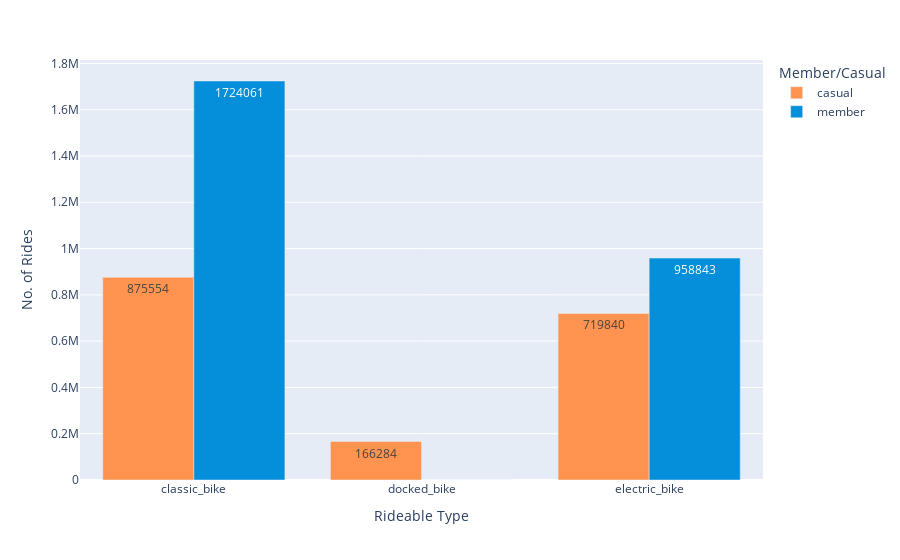

Write notebook code for a chart like this one.
### Code cell
df_pv3 = cyc_data_combined.groupby(['rideable_type', 'member_casual'], as_index=False).count()

fig_2 = px.bar(df_pv3, x = 'rideable_type', y = 'ride_id',
        color = 'member_casual',
        barmode='group',
        text = 'ride_id', 
        labels = {'ride_id': 'No. of Rides', 'member_casual': 'Member/Casual', 'rideable_type' : 'Rideable Type'},
        hover_name = 'member_casual', hover_data = {'member_casual': False, 'ride_length_min': False}, 
        color_discrete_map = {'casual': '#FF934F', 'member': '#058ED9'})
fig_2

### Figure 1 — Plotly figure (JSON) as saved in the notebook; plotly's stock layout.template omitted (floating-point values rounded to 4 significant figures)
{"data": [{"alignmentgroup": "True", "customdata": [["casual", 875554], ["casual", 166284], ["casual", 719840]], "hovertemplate": "<b>%{hovertext}</b><br><br>Rideable Type=%{x}<br>No. of Rides=%{text}<extra></extra>", "hovertext": ["casual", "casual", "casual"], "legendgroup": "casual", "marker": {"color": "#FF934F", "pattern": {"shape": ""}}, "name": "casual", "offsetgroup": "casual", "orientation": "v", "showlegend": true, "text": [875600.0, 166300.0, 719800.0], "textposition": "auto", "type": "bar", "x": ["classic_bike", "docked_bike", "electric_bike"], "xaxis": "x", "y": [875554, 166284, 719840], "yaxis": "y"}, {"alignmentgroup": "True", "customdata": [["member", 1724061], ["member", 0], ["member", 958843]], "hovertemplate": "<b>%{hovertext}</b><br><br>Rideable Type=%{x}<br>No. of Rides=%{text}<extra></extra>", "hovertext": ["member", "member", "member"], "legendgroup": "member", "marker": {"color": "#058ED9", "pattern": {"shape": ""}}, "name": "member", "offsetgroup": "member", "orientation": "v", "showlegend": true, "text": [1724000.0, 0.0, 958800.0], "textposition": "auto", "type": "bar", "x": ["classic_bike", "docked_bike", "electric_bike"], "xaxis": "x", "y": [1724061, 0, 958843], "yaxis": "y"}], "layout": {"barmode": "group", "legend": {"title": {"text": "Member/Casual"}, "tracegroupgap": 0}, "margin": {"t": 60}, "xaxis": {"anchor": "y", "domain": [0.0, 1.0], "title": {"text": "Rideable Type"}}, "yaxis": {"anchor": "x", "domain": [0.0, 1.0], "title": {"text": "No. of Rides"}}}}
